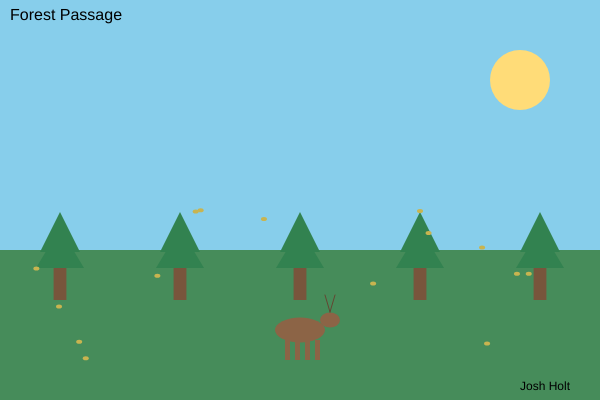
Frame 1 (no input)
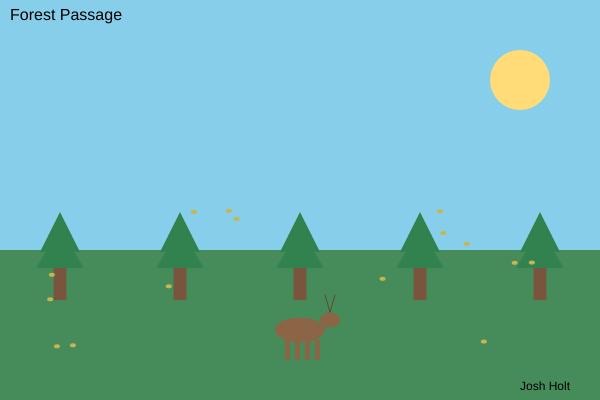
Frame 60 (no input)
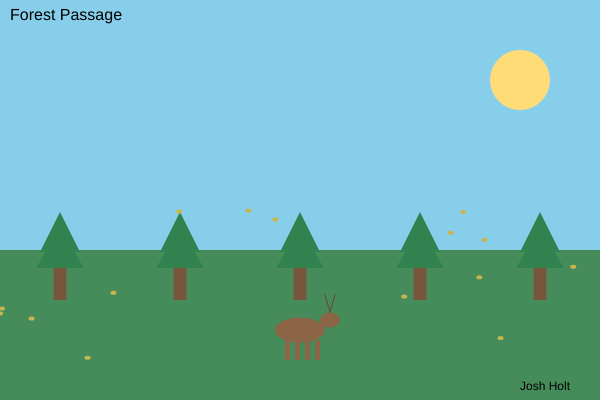
Frame 120 (the mouse pressed at the canvas centre since frame 60)

The p5.js sketch that drew these frames (run headless with seeded random() and noise() and a simulated clock; from frame 60 on, the mouse is pressed at the canvas centre):

// p5.js sketch
// ── sketch.js
let elkX = 300;
let elkY = 330;
let speed = 2;

let leaves = [];

function setup() {
  createCanvas(600, 400);
  noStroke();

  // create floating leaves
  for (let i = 0; i < 15; i++) {
    leaves.push({
      x: random(width),
      y: random(200, 360),
      dx: random(-0.5, 0.5),
      dy: random(-0.3, 0.3)
    });
  }
}

function draw() {
  background(135, 206, 235); // sky

  // title
  fill(0);
  textSize(16);
  text("Forest Passage", 10, 20);

  // ground
  fill(70, 140, 90);
  rect(0, 250, width, 150);

  // sun
  fill(255, 220, 120);
  ellipse(520, 80, 60, 60);

  // trees
  for (let x = 60; x < width; x += 120) {
    drawTree(x, 260, 0.8);
  }

  // floating leaves (random motion)
  for (let leaf of leaves) {
    fill(200, 180, 80);
    ellipse(leaf.x, leaf.y, 6, 4);

    leaf.x += leaf.dx;
    leaf.y += leaf.dy;

    if (leaf.x < 0 || leaf.x > width) leaf.dx *= -1;
    if (leaf.y < 240 || leaf.y > 360) leaf.dy *= -1;
  }

  // elk movement
  if (keyIsDown(LEFT_ARROW) || keyIsDown(65)) elkX -= speed;
  if (keyIsDown(RIGHT_ARROW) || keyIsDown(68)) elkX += speed;
  if (keyIsDown(UP_ARROW) || keyIsDown(87)) elkY -= speed;
  if (keyIsDown(DOWN_ARROW) || keyIsDown(83)) elkY += speed;

  elkX = constrain(elkX, 40, width - 40);
  elkY = constrain(elkY, 290, 350);

  drawElk(elkX, elkY);

  // name (lower-right)
  fill(0);
  textSize(12);
  text("Josh Holt", width - 80, height - 10);
}

// draw tree
function drawTree(x, y, s) {
  push();
  translate(x, y);
  scale(s);

  fill(120, 85, 60);
  rect(-8, 0, 16, 50);

  fill(50, 130, 80);
  triangle(-30, 10, 0, -40, 30, 10);
  triangle(-25, -10, 0, -60, 25, -10);

  pop();
}

// draw elk
function drawElk(x, y) {
  push();
  translate(x, y);

  // body
  fill(140, 100, 70);
  ellipse(0, 0, 50, 25);

  // head
  ellipse(30, -10, 20, 15);

  // legs
  rect(-15, 10, 5, 20);
  rect(-5, 10, 5, 20);
  rect(5, 10, 5, 20);
  rect(15, 10, 5, 20);

  // antlers
  stroke(100, 70, 50);
  line(30, -18, 35, -35);
  line(30, -18, 25, -35);
  noStroke();

  pop();
}

// mouse interaction: scatter leaves
function mousePressed() {
  for (let leaf of leaves) {
    leaf.dx = random(-1, 1);
    leaf.dy = random(-1, 1);
  }
}
